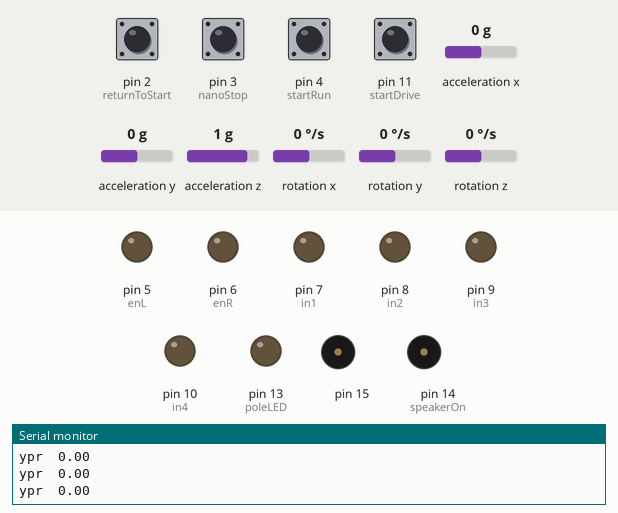
Recording of a sketch running on a simulated Arduino Uno, built with avr-gcc and run on an emulated ATmega328P. Parts: output pins drawn as LEDs (lit = HIGH), buzzer (waves = sounding, pin HIGH), the last lines printed to the serial monitor. The inputs (shaded band) are chosen by the test bench; at power-on: pin 2 (returnToStart), pin 3 (nanoStop), pin 4 (startRun), pin 11 (startDrive) LOW, rotation z 0 °/s, acceleration x 0 g, acceleration y 0 g, acceleration z 1 g, rotation x 0 °/s, rotation y 0 °/s.

Above: at 1.7 s.
1.8 s: pin 2 (returnToStart) pulled HIGH for 0.15 s
At 4.6 s:
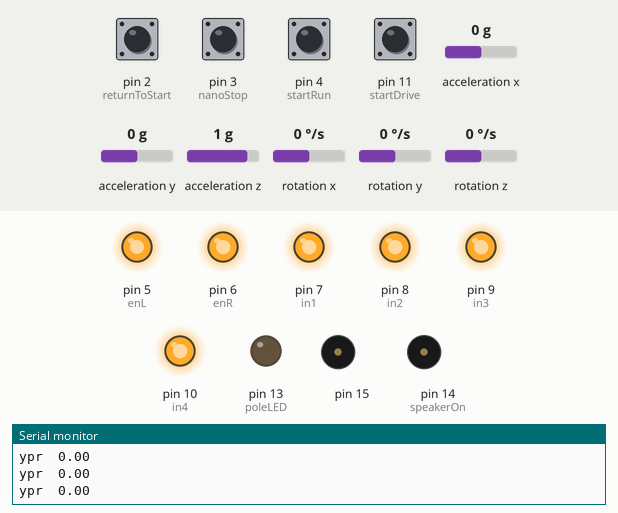
4.9 s: pin 3 (nanoStop) pulled HIGH for 0.15 s
At 6.5 s:
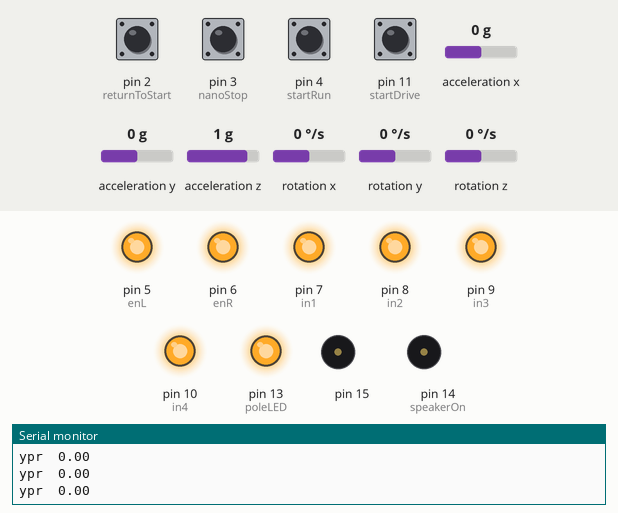
7.3 s: pin 11 (startDrive) pulled HIGH for 0.15 s
At 8.5 s:
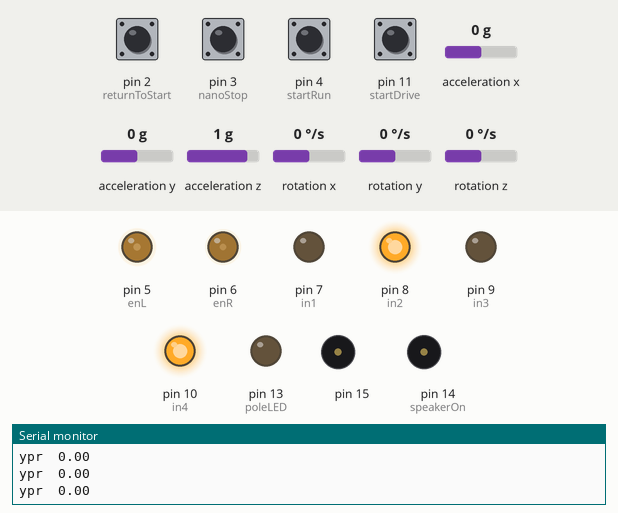
8.9 s: rotation z set to -192 °/s
11.9 s: pin 2 (returnToStart) pulled HIGH for 1 s
At 12.3 s:
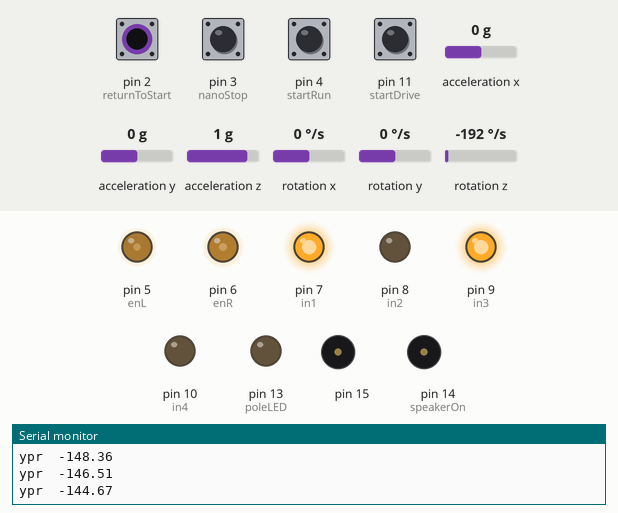
15.4 s: pin 3 (nanoStop) pulled HIGH for 1 s
At 16.1 s:
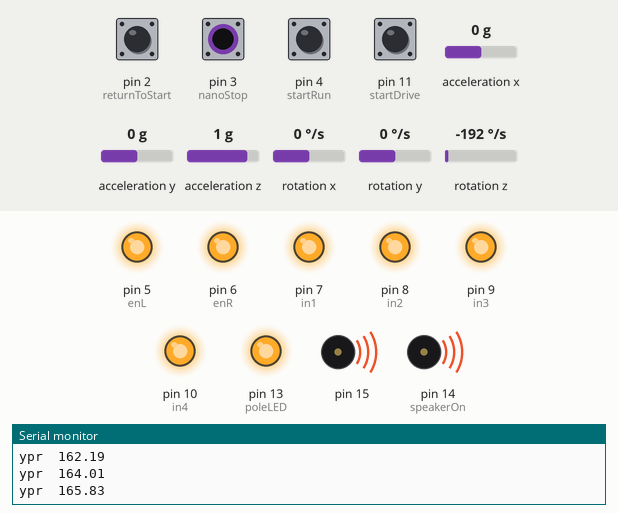
Timing chart, 0 to 18.4 s (numbered marks = the images above; inputs shaded):
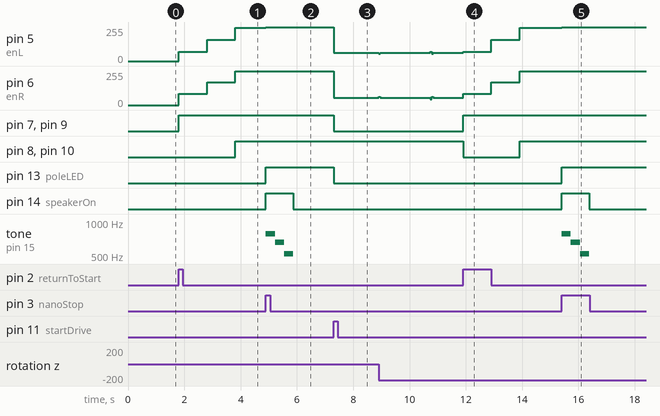

Measured:
- after the input at 1.8 s, pin 5 (enL): 0/255 → 70/255 at once, → 160/255 1.0 s later, → 250/255 1.0 s later; pin 6 (enR): 0/255 → 85/255 at once, → 170/255 1.0 s later, → 255/255 1.0 s later; pin 7 (in1), pin 9 (in3): LOW → HIGH at once; pin 8 (in2), pin 10 (in4): LOW → HIGH after 2.0 s
- after the input at 4.9 s, pin 5 (enL): 250/255 → 255/255 at once; pin 13 (poleLED): LOW → HIGH at once; pin 14 (speakerOn): LOW → HIGH at once, → LOW 0.98 s later; tone on pin 15: silent → 784 Hz at once, → 659 Hz 0.33 s later, → 523 Hz 0.33 s later, → silent 0.33 s later
- after the input at 7.3 s, pin 5 (enL): 255/255 → 63/255 at once; pin 6 (enR): 255/255 → 53/255 at once; pin 7 (in1), pin 9 (in3), pin 13 (poleLED): HIGH → LOW at once
- after the input at 11.9 s, pin 7 (in1), pin 9 (in3): LOW → HIGH at once; pin 8 (in2), pin 10 (in4): HIGH → LOW at once, → HIGH 2.0 s later
- after the input at 15.4 s, pin 5 (enL): 250/255 → 255/255 at once; pin 13 (poleLED): LOW → HIGH at once; pin 14 (speakerOn): LOW → HIGH at once, → LOW 0.98 s later; tone on pin 15: silent → 784 Hz at once, → 659 Hz 0.33 s later, → 523 Hz 0.33 s later, → silent 0.33 s later

The sketch:

Drive_Uno.ino
```cpp
#include "I2Cdev.h"
#include "MPU6050_6Axis_MotionApps20.h"
#include <Wire.h>
#include "pitches.h"

#define returnToStart 2
#define nanoStop 3
#define startRun 4
#define enL 5
#define enR 6
#define in1 7
#define in2 8
#define in3 9
#define in4 10
#define startDrive 11
#define poleLED 13
#define speakerOn 14

#define sixteenth 90

MPU6050 mpu;
// MPU control/status vars
bool dmpReady = false;  // set true if DMP init was successful
uint8_t mpuIntStatus;   // holds actual interrupt status byte from MPU
uint8_t devStatus;      // return status after each device operation (0 = success, !0 = error)
uint16_t packetSize;    // expected DMP packet size (default is 42 bytes)
uint16_t fifoCount;     // count of all bytes currently in FIFO
uint8_t fifoBuffer[64]; // FIFO storage buffer

// orientation/motion vars
Quaternion q;           // [w, x, y, z]         quaternion container
VectorFloat gravity;    // [x, y, z]            gravity vector
float ypr[3];           // [yaw, pitch, roll]   yaw/pitch/roll container and gravity vector


volatile unsigned char leftPWM = 63;
volatile unsigned char rightPWM = 53;
volatile bool driving = false;
volatile bool runFinished = false;
volatile float factor = 0;
float yawRef = 0.0;
volatile bool sound = false;

void setup() {
  pinMode(poleLED, OUTPUT);
  digitalWrite(poleLED, LOW);

  pinMode(speakerOn, OUTPUT);
  digitalWrite(speakerOn, LOW);

  pinMode(returnToStart, INPUT);
  // runFinished pin on interrupt 1 (pin 2)
  attachInterrupt(digitalPinToInterrupt(returnToStart), doReturnToStart, RISING);

  pinMode(nanoStop, INPUT);
  // nano pin on interrupt 1 (pin 3)
  attachInterrupt(digitalPinToInterrupt(nanoStop), doNanoStop, RISING);

  pinMode(startRun, INPUT);
  pinMode(startDrive, INPUT);

  pinMode(enL, OUTPUT);
  pinMode(enR, OUTPUT);
  pinMode(in1, OUTPUT);
  pinMode(in2, OUTPUT);
  pinMode(in3, OUTPUT);
  pinMode(in4, OUTPUT);
  digitalWrite(enL, LOW);
  digitalWrite(enR, LOW);
  digitalWrite(in1, LOW);
  digitalWrite(in2, LOW);
  digitalWrite(in3, LOW);
  digitalWrite(in4, LOW);

  // join I2C bus (I2Cdev library doesn't do this automatically)
  #if I2CDEV_IMPLEMENTATION == I2CDEV_ARDUINO_WIRE
    Wire.begin();
    Wire.setClock(400000); // 400kHz I2C clock. Comment this line if having compilation difficulties
  #elif I2CDEV_IMPLEMENTATION == I2CDEV_BUILTIN_FASTWIRE
    Fastwire::setup(400, true);
  #endif

  Serial.begin(115200);
  while (!Serial); // wait for Leonardo enumeration, others continue immediately

  // initialize device
  Serial.println(F("Initializing I2C devices..."));
  mpu.initialize();

  // verify connection
  Serial.println(F("Testing device connections..."));
  Serial.println(mpu.testConnection() ? F("MPU6050 connection successful") : F("MPU6050 connection failed"));

  // ready when buffer empty
  while (Serial.available() && Serial.read()); // empty buffer

  // load and configure the DMP
  Serial.println(F("Initializing DMP..."));
  devStatus = mpu.dmpInitialize();
  Serial.println("hi");

  // supply your own gyro offsets here, scaled for min sensitivity
  mpu.setXGyroOffset(220);
  mpu.setYGyroOffset(76);
  mpu.setZGyroOffset(-85);
  mpu.setZAccelOffset(1788); // 1688 factory default for my test chip

  // make sure it worked (returns 0 if so)
  if (devStatus == 0) {
    // turn on the DMP, now that it's ready
    Serial.println(F("Enabling DMP..."));
    mpu.setDMPEnabled(true);

    // set our DMP Ready flag so the main loop() function knows it's okay to use it
    Serial.println(F("DMP ready!"));
    dmpReady = true;

    // get expected DMP packet size for later comparison
    packetSize = mpu.dmpGetFIFOPacketSize();
  } else {
    // ERROR!
    // 1 = initial memory load failed
    // 2 = DMP configuration updates failed
    // (if it's going to break, usually the code will be 1)
    Serial.print(F("DMP Initialization failed (code "));
    Serial.print(devStatus);
    Serial.println(F(")"));
  }
}

void loop() {
//  digitalWrite(speakerOn, HIGH);
//  tone(15, NOTE_FS4, sixteenth*4);
//  delay(sixteenth*4*1.3);
//  noTone(15);
//  tone(15, NOTE_CS5, sixteenth*2);
//  delay(sixteenth*2*1.3);
//  noTone(15);
//  tone(15, NOTE_AS4, sixteenth*2);
//  delay(sixteenth*2*1.3);
//  noTone(15);
//  tone(15, NOTE_AS4, sixteenth*4);
//  delay(sixteenth*4*1.3);
//  noTone(15);
//  tone(15, NOTE_GS4, sixteenth*2);
//  delay(sixteenth*2*1.3);
//  noTone(15);
//  tone(15, NOTE_FS4, sixteenth*2);
//  delay(sixteenth*2*1.3);
//  noTone(15);
//  while (1){}
//  while (1){
//  tone(15, NOTE_D4, sixteenth);
//  delay(sixteenth*1.3);
//  noTone(15);
//  tone(15, NOTE_D4, sixteenth);
//  delay(sixteenth*1.3);
//  noTone(15);
//  tone(15, NOTE_D5, sixteenth*2);
//  delay(sixteenth*2*1.3);
//  noTone(15);
//  tone(15, NOTE_A4, sixteenth*3);
//  delay(sixteenth*3*1.3);
//  noTone(15);
//  tone(15, NOTE_GS4, sixteenth);
//  delay(sixteenth*1.3);
//  noTone(15);
//  delay(104);
//  tone(15, NOTE_G4, sixteenth*2);
//  delay(sixteenth*2*1.3);
//  noTone(15);
//  tone(15, NOTE_F4, sixteenth*2);
//  delay(sixteenth*2*1.3);
//  noTone(15);
//  tone(15, NOTE_D4, sixteenth);
//  delay(sixteenth*1.3);
//  noTone(15);
//  tone(15, NOTE_F4, sixteenth);
//  delay(sixteenth*1.3);
//  noTone(15);
//  tone(15, NOTE_G4, sixteenth);
//  delay(sixteenth*1.3);
//  noTone(15);
//
//  tone(15, NOTE_C4, sixteenth);
//  delay(sixteenth*1.3);
//  noTone(15);
//  tone(15, NOTE_C4, sixteenth);
//  delay(sixteenth*1.3);
//  noTone(15);
//  tone(15, NOTE_D5, sixteenth*2);
//  delay(sixteenth*2*1.3);
//  noTone(15);
//  tone(15, NOTE_A4, sixteenth*3);
//  delay(sixteenth*3*1.3);
//  noTone(15);
//  tone(15, NOTE_GS4, sixteenth);
//  delay(sixteenth*1.3);
//  noTone(15);
//  delay(104);
//  tone(15, NOTE_G4, sixteenth*2);
//  delay(sixteenth*2*1.3);
//  noTone(15);
//  tone(15, NOTE_F4, sixteenth*2);
//  delay(sixteenth*2*1.3);
//  noTone(15);
//  tone(15, NOTE_D4, sixteenth);
//  delay(sixteenth*1.3);
//  noTone(15);
//  tone(15, NOTE_F4, sixteenth);
//  delay(sixteenth*1.3);
//  noTone(15);
//  tone(15, NOTE_G4, sixteenth);
//  delay(sixteenth*1.3);
//  noTone(15);
//
//  tone(15, NOTE_B3, sixteenth);
//  delay(sixteenth*1.3);
//  noTone(15);
//  tone(15, NOTE_B3, sixteenth);
//  delay(sixteenth*1.3);
//  noTone(15);
//  tone(15, NOTE_D5, sixteenth*2);
//  delay(sixteenth*2*1.3);
//  noTone(15);
//  tone(15, NOTE_A4, sixteenth*3);
//  delay(sixteenth*3*1.3);
//  noTone(15);
//  tone(15, NOTE_GS4, sixteenth);
//  delay(sixteenth*1.3);
//  noTone(15);
//  delay(104);
//  tone(15, NOTE_G4, sixteenth*2);
//  delay(sixteenth*2*1.3);
//  noTone(15);
//  tone(15, NOTE_F4, sixteenth*2);
//  delay(sixteenth*2*1.3);
//  noTone(15);
//  tone(15, NOTE_D4, sixteenth);
//  delay(sixteenth*1.3);
//  noTone(15);
//  tone(15, NOTE_F4, sixteenth);
//  delay(sixteenth*1.3);
//  noTone(15);
//  tone(15, NOTE_G4, sixteenth);
//  delay(sixteenth*1.3);
//  noTone(15);
//
//  tone(15, NOTE_AS3, sixteenth);
//  delay(sixteenth*1.3);
//  noTone(15);
//  tone(15, NOTE_AS3, sixteenth);
//  delay(sixteenth*1.3);
//  noTone(15);
//  tone(15, NOTE_D5, sixteenth*2);
//  delay(sixteenth*2*1.3);
//  noTone(15);
//  tone(15, NOTE_A4, sixteenth*3);
//  delay(sixteenth*3*1.3);
//  noTone(15);
//  tone(15, NOTE_GS4, sixteenth);
//  delay(sixteenth*1.3);
//  noTone(15);
//  delay(104);
//  tone(15, NOTE_G4, sixteenth*2);
//  delay(sixteenth*2*1.3);
//  noTone(15);
//  tone(15, NOTE_F4, sixteenth*2);
//  delay(sixteenth*2*1.3);
//  noTone(15);
//  tone(15, NOTE_D4, sixteenth);
//  delay(sixteenth*1.3);
//  noTone(15);
//  tone(15, NOTE_F4, sixteenth);
//  delay(sixteenth*1.3);
//  noTone(15);
//  tone(15, NOTE_G4, sixteenth);
//  delay(sixteenth*1.3);
//  noTone(15);
//}
//  digitalWrite(speakerOn, LOW);

  factor = 0.0;
  leftPWM = 63;
  rightPWM = 53;
  // get current FIFO count
  fifoCount = mpu.getFIFOCount();

  // check for overflow (this should never happen unless our code is too inefficient)
//  if ((mpuIntStatus & _BV(MPU6050_INTERRUPT_FIFO_OFLOW_BIT)) || fifoCount >= 1024) {
//    // reset so we can continue cleanly
//    mpu.resetFIFO();
//    fifoCount = mpu.getFIFOCount();
////    Serial.println(F("FIFO overflow!"));
//
//  // otherwise, check for DMP data ready interrupt (this should happen frequently)
//  } else {
    mpu.resetFIFO();
    // wait for correct available data length, should be a VERY short wait
    while (fifoCount < packetSize) fifoCount = mpu.getFIFOCount();

    // read a packet from FIFO
    mpu.getFIFOBytes(fifoBuffer, packetSize);

    // track FIFO count here in case there is > 1 packet available
    // (this lets us immediately read more without waiting for an interrupt)
    fifoCount -= packetSize;

    // display Euler angles in degrees
    mpu.dmpGetQuaternion(&q, fifoBuffer);
    mpu.dmpGetGravity(&gravity, &q);
    mpu.dmpGetYawPitchRoll(ypr, &q, &gravity);
    Serial.print("ypr\t");
    Serial.println(ypr[0] * 180/M_PI);
//    Serial.print("\t");
//    Serial.print(ypr[1] * 180/M_PI);
//    Serial.print("\t");
//    Serial.println(ypr[2] * 180/M_PI);
//  }

  if (runFinished){
    digitalWrite(poleLED, LOW);
    digitalWrite(in1, HIGH);
    digitalWrite(in3, HIGH);
    digitalWrite(in2, LOW);
    digitalWrite(in4, LOW);
    analogWrite(enL, 70);
    analogWrite(enR, 85);
    delay(1000);
    analogWrite(enL, 160);
    analogWrite(enR, 170);
    delay(1000);
    analogWrite(enL, 250);
    analogWrite(enR, 255);
    while (digitalRead(returnToStart)){
//      Serial.println("stuck");
    }
    digitalWrite(in2, HIGH);
    digitalWrite(in4, HIGH);
    runFinished = false;
    driving = false;
  }
  if (digitalRead(startRun)){
    yawRef = (ypr[0] * 180/M_PI);
  }
  if (digitalRead(startDrive)){
    digitalWrite(poleLED, LOW);
    driving = true;
    factor = (ypr[0] * 180/M_PI) - yawRef;
    factor = calc(factor);
//    Serial.print("factor:");Serial.println(factor);
    analogWrite(enL, leftPWM + factor);
    analogWrite(enR, rightPWM - factor);
    digitalWrite(in1, LOW);
    digitalWrite(in3, LOW);
    digitalWrite(in4, HIGH);
    digitalWrite(in2, HIGH);
  }
  if (driving){
    factor = (ypr[0] * 180/M_PI) - yawRef;
    factor = calc(factor);
//    if (factor == 0){
//      digitalWrite(poleLED, HIGH);
//    } else {
//      digitalWrite(poleLED, LOW);
//    }
//    Serial.print("factor:");Serial.println(factor);
    analogWrite(enL, leftPWM + factor);
    analogWrite(enR, rightPWM - factor);
//    Serial.print("left:");Serial.println(leftPWM + factor);
//    Serial.print("right:");Serial.println(rightPWM - factor);
  }
  if (sound){
    digitalWrite(speakerOn, HIGH);
    tone(15, NOTE_G5, 250*1.3);
    delay(250*1.3);
    noTone(15);
    tone(15, NOTE_E5, 250*1.3);
    delay(250*1.3);
    noTone(15);
    tone(15, NOTE_C5, 250*1.3);
    delay(250*1.3);
    noTone(15);
    digitalWrite(speakerOn, LOW);
    sound = false;
  }
}

void doReturnToStart(){
  runFinished = true;
}

void doNanoStop(){
//  Serial.print("Nanostop");
  digitalWrite(in1, HIGH);
  digitalWrite(in3, HIGH);
  analogWrite(enL, 255);
  analogWrite(enR, 255);
  digitalWrite(in2, HIGH);
  digitalWrite(in4, HIGH);
  digitalWrite(poleLED, HIGH);
  driving = false;
  sound = true;
}

float calc(float d){
  unsigned char amp = 8;
  unsigned char var = 2;
  unsigned char maxVar = 10;
  if (d < (-360.0+maxVar)){
    if (d < (-360.0+var)){
      //return 0;
      return amp*sqrt((d+360)/var);
    }
    return amp;
    //return map(d,-360.0,-360.0+maxVar,0.0,-amp);
  } else if (d > 360.0-maxVar){
    if (d > (360.0-var)){
      //return 0;
      return -amp*sqrt(-(d-360.0)/var);
    }
    return -amp;
    //return map(d,360.0-maxVar,360.0,amp,0.0);
  } else  if (d > -maxVar&& d < maxVar) {
    if (d > -var && d < var){
      if (d > 0){
        //return 0;
        return -amp*sqrt(d/var);
      } else if (d < 0){
        //return 0;
        return amp*sqrt(-d/var);
      }
    }
    if (d > var){
      return -amp;
    } else if (d < -var){
      return amp;
    }
  } else {
    return 0;
  }
  return 0;
}
```

pitches.h
```cpp
/*************************************************
 * Public Constants
 *************************************************/

#define NOTE_B0  31
#define NOTE_C1  33
#define NOTE_CS1 35
#define NOTE_D1  37
#define NOTE_DS1 39
#define NOTE_E1  41
#define NOTE_F1  44
#define NOTE_FS1 46
#define NOTE_G1  49
#define NOTE_GS1 52
#define NOTE_A1  55
#define NOTE_AS1 58
#define NOTE_B1  62
#define NOTE_C2  65
#define NOTE_CS2 69
#define NOTE_D2  73
#define NOTE_DS2 78
#define NOTE_E2  82
#define NOTE_F2  87
#define NOTE_FS2 93
#define NOTE_G2  98
#define NOTE_GS2 104
#define NOTE_A2  110
#define NOTE_AS2 117
#define NOTE_B2  123
#define NOTE_C3  131
#define NOTE_CS3 139
#define NOTE_D3  147
#define NOTE_DS3 156
#define NOTE_E3  165
#define NOTE_F3  175
#define NOTE_FS3 185
#define NOTE_G3  196
#define NOTE_GS3 208
#define NOTE_A3  220
#define NOTE_AS3 233
#define NOTE_B3  247
#define NOTE_C4  262
#define NOTE_CS4 277
#define NOTE_D4  294
#define NOTE_DS4 311
#define NOTE_E4  330
#define NOTE_F4  349
#define NOTE_FS4 370
#define NOTE_G4  392
#define NOTE_GS4 415
#define NOTE_A4  440
#define NOTE_AS4 466
#define NOTE_B4  494
#define NOTE_C5  523
#define NOTE_CS5 554
#define NOTE_D5  587
#define NOTE_DS5 622
#define NOTE_E5  659
#define NOTE_F5  698
#define NOTE_FS5 740
#define NOTE_G5  784
#define NOTE_GS5 831
#define NOTE_A5  880
#define NOTE_AS5 932
#define NOTE_B5  988
#define NOTE_C6  1047
#define NOTE_CS6 1109
#define NOTE_D6  1175
#define NOTE_DS6 1245
#define NOTE_E6  1319
#define NOTE_F6  1397
#define NOTE_FS6 1480
#define NOTE_G6  1568
#define NOTE_GS6 1661
#define NOTE_A6  1760
#define NOTE_AS6 1865
#define NOTE_B6  1976
#define NOTE_C7  2093
#define NOTE_CS7 2217
#define NOTE_D7  2349
#define NOTE_DS7 2489
#define NOTE_E7  2637
#define NOTE_F7  2794
#define NOTE_FS7 2960
#define NOTE_G7  3136
#define NOTE_GS7 3322
#define NOTE_A7  3520
#define NOTE_AS7 3729
#define NOTE_B7  3951
#define NOTE_C8  4186
#define NOTE_CS8 4435
#define NOTE_D8  4699
#define NOTE_DS8 4978
```
